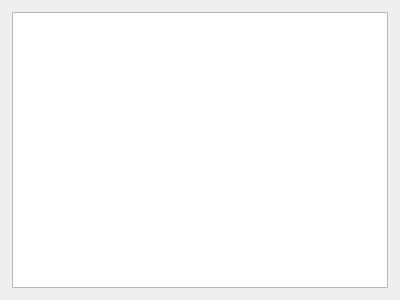
<?xml version="1.0" encoding="UTF-8"?>
<ui version="4.0">
 <comment>
********************************************************************************
**
** Copyright (c) 2017 The University of Notre Dame
** Copyright (c) 2017 The Regents of the University of California
**
** Redistribution and use in source and binary forms, with or without modification,
** are permitted provided that the following conditions are met:
**
** 1. Redistributions of source code must retain the above copyright notice, this 
** list of conditions and the following disclaimer.
**
** 2. Redistributions in binary form must reproduce the above copyright notice, this
** list of conditions and the following disclaimer in the documentation and/or other
** materials provided with the distribution.
**
** 3. Neither the name of the copyright holder nor the names of its contributors may
** be used to endorse or promote products derived from this software without specific
** prior written permission.
**
** THIS SOFTWARE IS PROVIDED BY THE COPYRIGHT HOLDERS AND CONTRIBUTORS &quot;AS IS&quot; AND ANY
** EXPRESS OR IMPLIED WARRANTIES, INCLUDING, BUT NOT LIMITED TO, THE IMPLIED WARRANTIES
** OF MERCHANTABILITY AND FITNESS FOR A PARTICULAR PURPOSE ARE DISCLAIMED. IN NO EVENT
** SHALL THE COPYRIGHT HOLDER OR CONTRIBUTORS BE LIABLE FOR ANY DIRECT, INDIRECT,
** INCIDENTAL, SPECIAL, EXEMPLARY, OR CONSEQUENTIAL DAMAGES (INCLUDING, BUT NOT LIMITED
** TO, PROCUREMENT OF SUBSTITUTE GOODS OR SERVICES; LOSS OF USE, DATA, OR PROFITS; OR
** BUSINESS INTERRUPTION) HOWEVER CAUSED AND ON ANY THEORY OF LIABILITY, WHETHER IN
** CONTRACT, STRICT LIABILITY, OR TORT (INCLUDING NEGLIGENCE OR OTHERWISE) ARISING
** IN ANY WAY OUT OF THE USE OF THIS SOFTWARE, EVEN IF ADVISED OF THE POSSIBILITY OF
** SUCH DAMAGE.
**
**********************************************************************************

// Contributors:
 </comment>
 <class>CWE_job_list</class>
 <widget class="QWidget" name="CWE_job_list">
  <property name="geometry">
   <rect>
    <x>0</x>
    <y>0</y>
    <width>400</width>
    <height>300</height>
   </rect>
  </property>
  <property name="windowTitle">
   <string>Form</string>
  </property>
  <layout class="QGridLayout" name="gridLayout">
   <property name="leftMargin">
    <number>12</number>
   </property>
   <property name="topMargin">
    <number>12</number>
   </property>
   <property name="rightMargin">
    <number>12</number>
   </property>
   <property name="bottomMargin">
    <number>12</number>
   </property>
   <item row="0" column="0" colspan="2">
    <widget class="RemoteJobLister" name="tableView_jobs">
     <property name="sizePolicy">
      <sizepolicy hsizetype="Expanding" vsizetype="Expanding">
       <horstretch>0</horstretch>
       <verstretch>1</verstretch>
      </sizepolicy>
     </property>
     <property name="horizontalScrollBarPolicy">
      <enum>Qt::ScrollBarAsNeeded</enum>
     </property>
     <property name="sizeAdjustPolicy">
      <enum>QAbstractScrollArea::AdjustIgnored</enum>
     </property>
     <attribute name="horizontalHeaderDefaultSectionSize">
      <number>185</number>
     </attribute>
    </widget>
   </item>
  </layout>
 </widget>
 <customwidgets>
  <customwidget>
   <class>RemoteJobLister</class>
   <extends>QTableView</extends>
   <header>../AgaveExplorer/remoteFileOps/remotejoblister.h</header>
  </customwidget>
 </customwidgets>
 <resources/>
 <connections/>
</ui>
